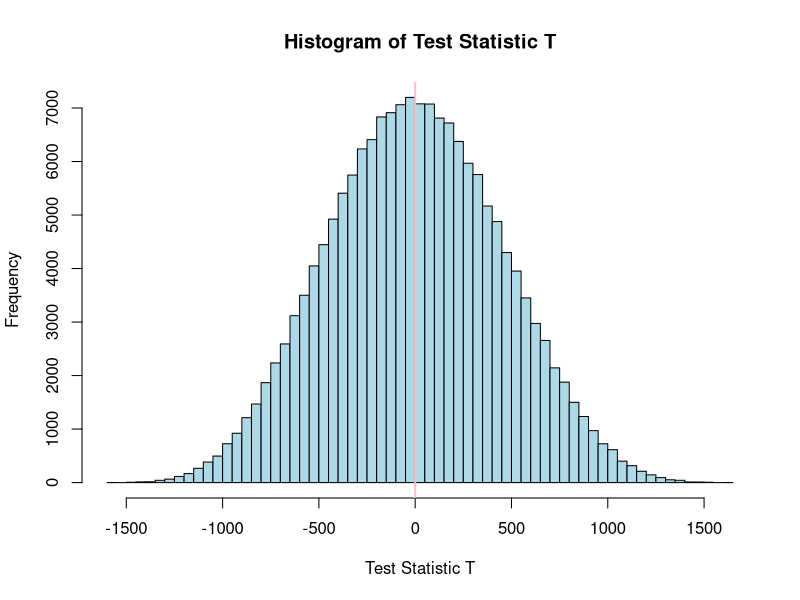
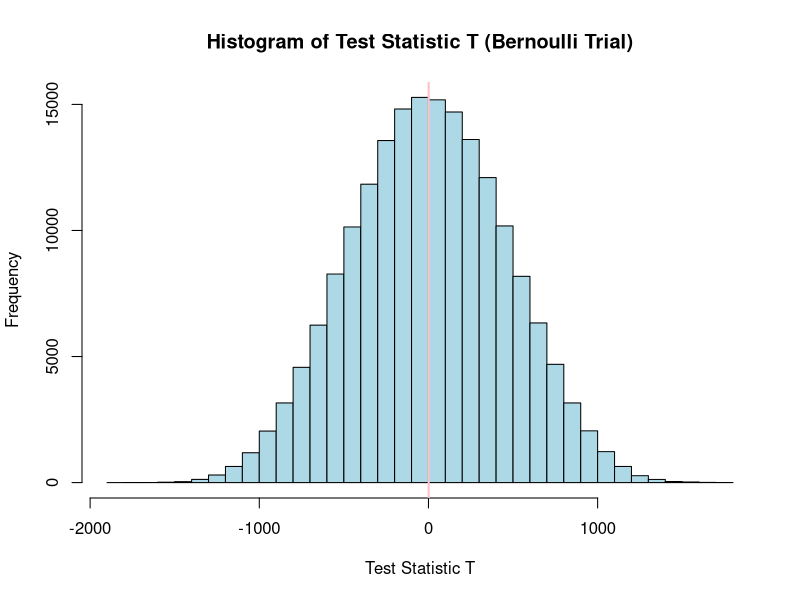
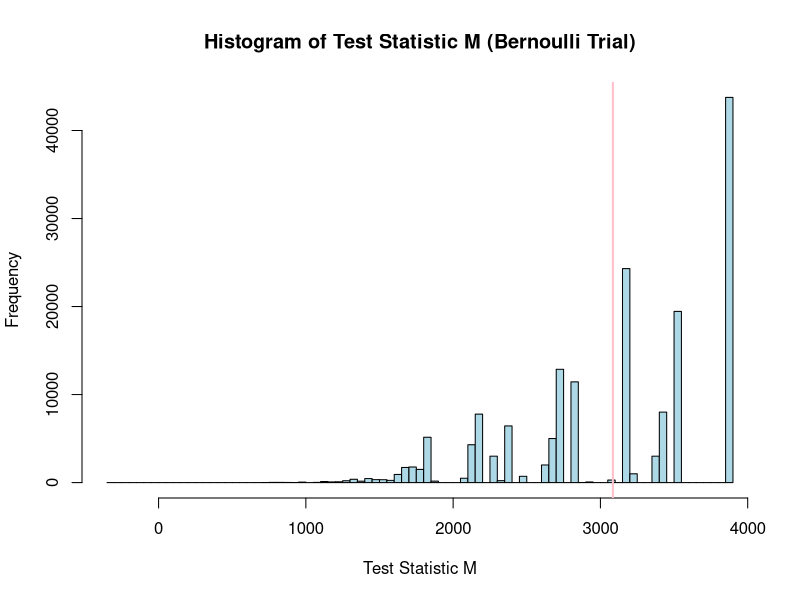
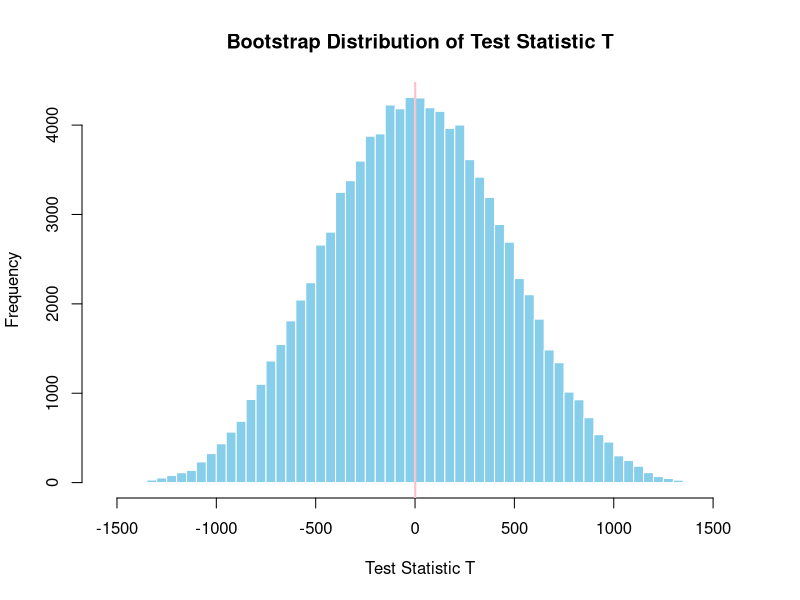

Generate these figures, in order, with R:
## ---- chunk 1
knitr::opts_chunk$set(echo = TRUE)
options(scipen=999) # suppressing scientific notation
set.seed(1) # do not remove this code
## ---- chunk 2
1+1
## ---- chunk 3
set.seed(1) # please fix the random seed.

# your code here
data <- read.csv("expdta-click.csv")
head(data)
## ---- chunk 4
# Extracting first 20 Daily Clicks and Treatments
observed_daily_clicks <- data$dailyclick[1:20]
treatment_status <- data$treatment[1:20]

# Formulating H0_Yi(0) and H0_Yi(1)
H0_Y0 <- ifelse(treatment_status == 0, observed_daily_clicks, observed_daily_clicks - 2000)
H0_Y1 <- ifelse(treatment_status == 1, observed_daily_clicks, observed_daily_clicks + 2000)
result <- data.frame(observed_daily_clicks, treatment_status, H0_Y1, H0_Y0)
knitr::kable(result, caption="Potential Outcomes for all subjects")
## ---- chunk 5
library(gtools)

num_of_instances <- nrow(result)
num_of_treatment <- sum(result$treatment_status)
combs <- combinations(num_of_instances, num_of_treatment) 

# 1) Total number of realizations
total_realizations <- nrow(combs)
total_realizations
T_values <- numeric(total_realizations)
# Thus number of realizations is 167960

# Computing distribution to attain quartiles
distri <- apply(combs, 1, function(x) {
  repe <- rep(0, num_of_instances)
  repe[x] <- 1
  mean(H0_Y1[repe == 1]) - mean(H0_Y0[repe == 0]) - 2000
})

# 2) Computing Quartiles and SD
# Quartiles
quartiles <- c(0.25, 0.50, 0.75)
quantiles <- quantile(distri, probs = quartiles)
quantiles
# For 25th Quartile: -315.050505; For 50th Quartile: -3.131313; For 75th Quartile: 313.030303

# 3) Standard deviation
standard_deviation <- sd(distri)
standard_deviation
# The Standard Deviation is 448.4832

## ---- chunk 6
# Plot the histogram with breaks = 50
histo <- hist(distri, breaks = 50, main = "Histogram of Test Statistic T", 
     xlab = "Test Statistic T", col = "lightblue", border = "black")

# Mean Line
abline(v = mean(distri), col = "pink", lwd = 2)

max(histo$counts)
## ---- chunk 7
# Set the number of repetitions
Num <- 184756

bern_distri <- replicate(Num, {
  binomi <- rbinom(num_of_instances, 1, 0.5)
  mean(H0_Y1[binomi == 1]) - mean(H0_Y0[binomi == 0]) - 2000
})

# Compute the quartiles
bern_probs <- c(0.25, 0.5, 0.75)
quartiles_bernoulli <- quantile(bern_distri, probs = bern_probs)
quartiles_bernoulli
# For 25th Quartile: -320.5495; For 50th Quartile: -0.6000; For 75th Quartile: 320.1010

# Compute the standard deviation
sd_bernoulli <- sd(bern_distri)
sd_bernoulli
# The Standard Deviation is 459.2596

# Compare with original results from part (c)
# Plot histogram for Bernoulli results
bernoulli_histo <- hist(bern_distri, breaks = 50, main = "Histogram of Test Statistic T (Bernoulli Trial)", 
     xlab = "Test Statistic T", col = "lightblue", border = "black")
abline(v = mean(bern_distri), col = "pink", lwd = 2)

max(bernoulli_histo$counts)

# When comparing the results with c), the mean test statistic T is the same, at 0, however the maximum frequency is much greater at 15284 as compared to the maximum frequency of c) being 7198.
# The standard deviation on the other hand is relatively similar, at 459.2596 in the bernoulli trial, whereas c) has 448.4832.
# In c), these are the quartiles: 25th Quartile: -315.050505; 50th Quartile: -3.131313; 75th Quartile: 313.030303
# In the bernoulli trial, the quartiles are: 25th Quartile: -320.5495; 50th Quartile: -0.6000; 75th Quartile: 320.1010
# AS you can tell, the quartiles and standard deviation are all roughly similar, showcasing a similar spread, along with a similar mean and standard deviation, having a relatively similar histogram other than the frequency. Both are bell-shaped to reflect the central limit theorem as well.

# The distribution in C) would mimic a completely randomized experiment having equal numbers of subjects in each group, whereas the bernoulli trials have each subject being independently assigned to a group with a fixed probability, introducing more variability in the group sizes.
## ---- chunk 8
# Extract observed clicks for each treatment status
observed_clicks_0 <- observed_daily_clicks[treatment_status == 0]
observed_clicks_1 <- observed_daily_clicks[treatment_status == 1]

# Calculate means
mean_0 <- mean(observed_clicks_0)
mean_1 <- mean(observed_clicks_1)
mean_1
mean_0
# Calculate test statistic T
t0 <- mean_1 - mean_0 - 2000

# Print t0
print(t0)
p_value <- mean(T_values <= t0)
p_value
# Since the p-value is at 0.9946037, it is significantly higher than the level of significance of 5%. This indicates that we fail to reject H0, that H0: Yi(1) = Yi(0) + 2000 is not statistically significant, having the observed data being consistent with H0.

## ---- chunk 9
# Split the data into treated and control groups
Y_obs_1 <- observed_daily_clicks[treatment_status == 1]  # Treated group
Y_obs_0 <- observed_daily_clicks[treatment_status == 0]  # Control group

# Number of subjects in each group
N1 <- length(Y_obs_1)
N0 <- length(Y_obs_0)
N <- N1 + N0

# Calculate the sample variances for each group
S2_1 <- var(Y_obs_1)
S2_0 <- var(Y_obs_0)

# Compute the Neyman variance estimator
neyman_variance_estimate <- (S2_0 / N0) + (S2_1 / N1)
neyman_variance_estimate
# Thus the neyman variance estimate is 179367.4
## ---- chunk 10
# For 95% Confidence Interval, two-tailed
z_alpha <- qnorm(1-0.05/2)
z_alpha

# Calculate standard error
SE <- sqrt(neyman_variance_estimate)

# Calculate the 95% confidence interval
lower_bound <- (mean_1 - mean_0) - z_alpha * SE
upper_bound <- (mean_1 - mean_0) + z_alpha * SE

# Print the confidence interval
cat("95% Confidence Interval: [", lower_bound, ",", upper_bound, "]\n")

# Since the Confidence Interval includes 2000 (being [396.4859, 2056.645]), we fail to reject H0 that Y_i(1) = Y_i(0) + 2000
# Conclusion: There is not enough evidence to reject my initial claim that the click-through rate for version 1 is 2000 more than version 0.
## ---- chunk 11
Num <- 184756

# Create placeholders for the results
M_values <- numeric(Num)

M_distri <- apply(combs, 1, function(x) {
  repe <- rep(0, num_of_instances)
  repe[x] <- 1
  max(H0_Y1[repe == 1]) - min(H0_Y0[repe == 0]) - 2000
})

# Compute the quartiles with na.rm = TRUE
quartiles_M <- quantile(M_distri, probs = c(0.25, 0.5, 0.75))
quartiles_M
# The Quartiles are: 2689 for 25th quartile, 3151 for 50th quartile and 3887 for 75th quartile.

# Compute the standard deviation with na.rm = TRUE
sd_M <- sd(M_distri)
sd_M
# The Standard Deviation is 693.6817

# Plot histogram for the test statistic M
hist(M_distri, breaks = 100, main = "Histogram of Test Statistic M (Bernoulli Trial)", 
     xlab = "Test Statistic M", col = "lightblue", border = "black")
abline(v = mean(M_distri, na.rm = TRUE), col = "pink", lwd = 2)
## ---- chunk 12
set.seed(1)
N <- 45
K <- 100000

bootstrap_T <- replicate(K, {
  assignment <- sample(c(rep(0, num_of_instances/2), rep(1, num_of_instances/2)))
  mean(result$H0_Y1[assignment == 1]) - mean(result$H0_Y1[assignment == 0])
})

# (1) Calculate quartiles of the test statistic T
quartiles <- quantile(bootstrap_T, c(0.25, 0.50, 0.75), na.rm=TRUE)
quartiles
# The Quartiles are: -310.2 for 25th quartile, 1.8 for 50th quartile and 313.4 for 75th quartile.

# (2) Calculate the standard deviation of the bootstrap distribution of T
sd(bootstrap_T)
# Standard deviation of the bootstrap distribution is 446.4583

# (3) Plot the histogram of the bootstrap distribution of T with breaks = 50
boostrap_hist <- hist(bootstrap_T, breaks = 50, main = "Bootstrap Distribution of Test Statistic T", 
     xlab = "Test Statistic T", col = "skyblue", border = "white")
abline(v = mean(bootstrap_T, na.rm = TRUE), col = "pink", lwd = 2)

max(boostrap_hist$counts)

# When comparing with c), the quartiles are relatively similar, being [-310.2, 1.8, 313.4] compared to C)'s [-315.050505, -3.131313, 313.030303], along with a similar stadnard deviation of 446.4583, this makes the general spread relatively similar. The mean of 0 for both situations is also present, displaying a similar bell curve shape for both with relatively same spread and mean. Granted there are small deviations, these differences are more likely due to random fluctuations in the sampling process. 
# However, the frequency still differs as c) has a maximum frequency of 7198, and the bootstrap method has a smaller maximum frequency of 4310. This is likely due to the exact combinatorial method generating more realizations clustered around the mean value, whereas the bootstrap method relies on repeated random sampling, which leads to a less sharply peaked distribution.
# Overall, the similar quartiles and standard deviation of the bootstrap method compared to the exact combinatorial method shows that it is an effective approximation when exact computation takes a lot of time. However the frequency is less concentrated around the mean due to the bootstrap randomness. This allows it to be a good approximation for large sample sizes.
